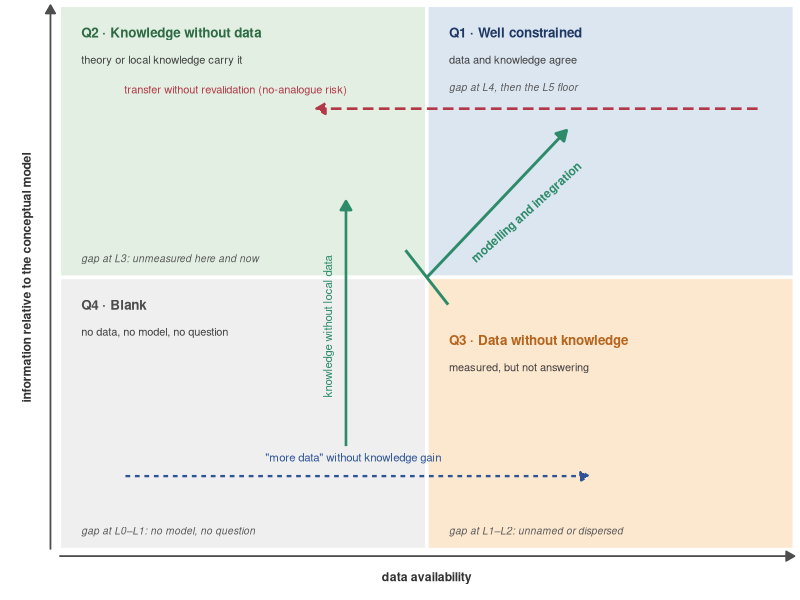
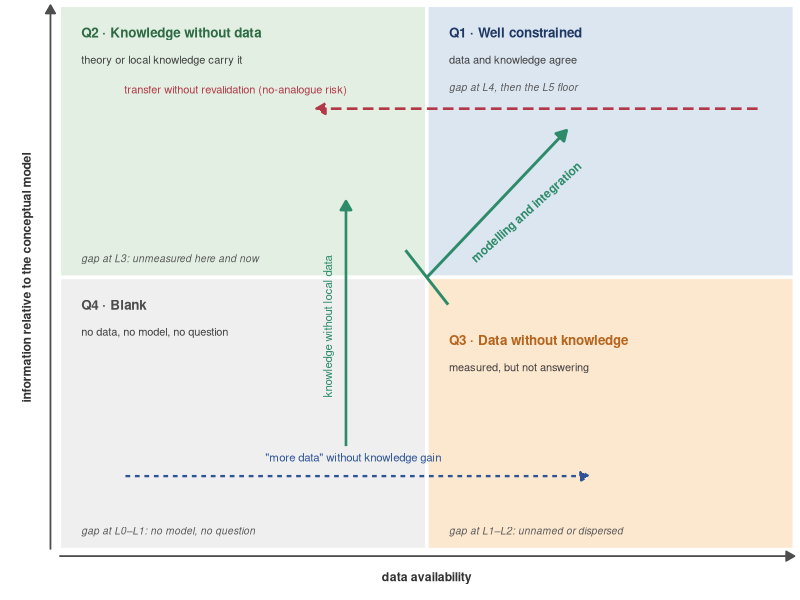

Source code (R) for these figures, in order:
## ================================================================
## fig1_data_information_plane.R — Figure 1 of the manuscript, from a script
## ================================================================
## Until MSv9 this figure was a drawing without a generator, which the pre-submission review flagged
## (minor point 17: wasted space on the right, unlabelled crossing arrows, no link to the levels of
## ignorance). This script rebuilds it in ggplot2:
##   - the four quadrants of the data-information plane (Q1-Q4);
##   - the three moves between them, each labelled, and the move that goes backwards (no-analogue);
##   - the level of ignorance (L0-L5) that dominates in each quadrant, which ties Figure 1 to Table 1.
## Text sits in the upper part of each quadrant and the arrows in the free bands between, so that
## nothing overlaps. Output: outputs/fig1_data_information_plane.png and .pdf, 180 x 115 mm, 300 dpi.
##   "C:/Program Files/R/R-4.5.1/bin/Rscript.exe" figures_src/fig1_data_information_plane.R
suppressPackageStartupMessages(library(ggplot2))
ROOT <- Sys.getenv("IGNORANCE_ROOT", "C:/Users/Gustavo/OneDrive/Documentos/Ignorance_MS")
OUT  <- file.path(ROOT, "figures_src", "outputs")
dir.create(OUT, recursive = TRUE, showWarnings = FALSE)

FILL <- c(Q1 = "#DCE6F1", Q2 = "#E2EFE2", Q3 = "#FCE7CF", Q4 = "#EFEFEF")
INK  <- c(Q1 = "#1F3864", Q2 = "#2E6B45", Q3 = "#B5651D", Q4 = "#4D4D4D")
GREEN <- "#2E8B6A"; BLUE <- "#2E5496"; RED <- "#B23A48"

quad <- data.frame(
  q     = c("Q2", "Q1", "Q4", "Q3"),
  xmin  = c(0, 5, 0, 5), xmax = c(5, 10, 5, 10),
  ymin  = c(5, 5, 0, 0),  ymax = c(10, 10, 5, 5),
  title = c("Q2 \u00b7 Knowledge without data", "Q1 \u00b7 Well constrained",
            "Q4 \u00b7 Blank", "Q3 \u00b7 Data without knowledge"),
  sub   = c("theory or local knowledge carry it", "data and knowledge agree",
            "no data, no model, no question", "measured, but not answering"),
  lev   = c("gap at L3: unmeasured here and now", "gap at L4, then the L5 floor",
            "gap at L0\u2013L1: no model, no question", "gap at L1\u2013L2: unnamed or dispersed"),
  stringsAsFactors = FALSE)
quad$lx <- quad$xmin + 0.3
# Q3 carries its heading a little lower, to leave the foot of the diagonal arrow clear
quad$ty <- quad$ymax - ifelse(quad$q == "Q3", 1.15, 0.5)
# the level line sits at the foot of each quadrant, except in Q1, where the diagonal arrow arrives
quad$ly <- ifelse(quad$q == "Q1", quad$ymax - 1.5, quad$ymin + 0.35)

p <- ggplot() +
  geom_rect(data = quad, aes(xmin = xmin, xmax = xmax, ymin = ymin, ymax = ymax, fill = q),
            colour = "white", linewidth = 1.2) +
  scale_fill_manual(values = FILL, guide = "none") +
  geom_text(data = quad, aes(lx, ty, label = title, colour = q),
            hjust = 0, fontface = "bold", size = 3.4, show.legend = FALSE) +
  scale_colour_manual(values = INK, guide = "none") +
  geom_text(data = quad, aes(lx, ty - 0.5, label = sub), hjust = 0, size = 2.8, colour = "grey25") +
  geom_text(data = quad, aes(lx, ly, label = lev), hjust = 0, size = 2.6,
            fontface = "italic", colour = "grey35") +

  ## the moves between quadrants, in the bands the text leaves free
  # Q4 -> Q3: more data, no knowledge gained
  annotate("segment", x = 0.9, xend = 7.2, y = 1.35, yend = 1.35, linewidth = 0.8, colour = BLUE,
           linetype = "22", arrow = arrow(length = unit(2.4, "mm"), type = "closed")) +
  annotate("text", x = 4.0, y = 1.7, label = "\"more data\" without knowledge gain",
           size = 2.9, colour = BLUE) +
  # Q4 -> Q2: knowledge held without local data
  annotate("segment", x = 3.9, xend = 3.9, y = 1.9, yend = 6.4, linewidth = 0.9, colour = GREEN,
           arrow = arrow(length = unit(2.6, "mm"), type = "closed")) +
  annotate("text", x = 3.65, y = 4.1, label = "knowledge without local data",
           size = 2.9, colour = GREEN, angle = 90) +
  # Q3 -> Q1: modelling and integration. The arrow leaves the Q1/Q3 boundary, and a crossbar
  # perpendicular to it (on paper, which is why the offsets differ in x and y) marks that base.
  annotate("segment", x = 5.0 - 0.29, xend = 5.0 + 0.29, y = 5.0 + 0.50, yend = 5.0 - 0.50,
           linewidth = 1.0, colour = GREEN) +
  annotate("segment", x = 5.0, xend = 6.9, y = 5.0, yend = 7.7, linewidth = 1.0, colour = GREEN,
           arrow = arrow(length = unit(2.8, "mm"), type = "closed")) +
  annotate("text", x = 6.35, y = 6.2, label = "modelling and integration",
           size = 3.0, colour = GREEN, fontface = "bold", angle = 42) +
  # Q1 -> Q2: transfer without revalidation
  annotate("segment", x = 9.5, xend = 3.5, y = 8.1, yend = 8.1, linewidth = 0.9, colour = RED,
           linetype = "42", arrow = arrow(length = unit(2.6, "mm"), type = "closed")) +
  annotate("text", x = 2.4, y = 8.45, label = "transfer without revalidation (no-analogue risk)",
           size = 2.8, colour = RED) +

  ## axes drawn inside the panel, so no margin is wasted
  annotate("segment", x = -0.12, xend = -0.12, y = 0, yend = 10.0, linewidth = 0.6, colour = "grey30",
           arrow = arrow(length = unit(2.4, "mm"), type = "closed")) +
  annotate("segment", x = 0, xend = 10.0, y = -0.12, yend = -0.12, linewidth = 0.6, colour = "grey30",
           arrow = arrow(length = unit(2.4, "mm"), type = "closed")) +
  annotate("text", x = -0.45, y = 5, label = "information relative to the conceptual model",
           angle = 90, size = 3.1, fontface = "bold", colour = "grey20") +
  annotate("text", x = 5, y = -0.5, label = "data availability",
           size = 3.1, fontface = "bold", colour = "grey20") +
  coord_cartesian(xlim = c(-0.75, 10.02), ylim = c(-0.85, 10.02), expand = FALSE, clip = "off") +
  theme_void(base_size = 9) + theme(plot.margin = margin(3, 3, 3, 3))

ggsave(file.path(OUT, "fig1_data_information_plane.png"), p, width = 180, height = 115, units = "mm", dpi = 300, bg = "white")
ggsave(file.path(OUT, "fig1_data_information_plane.pdf"), p, width = 180, height = 115, units = "mm", bg = "white")
cat("Figure 1 written to", OUT, "\n")
